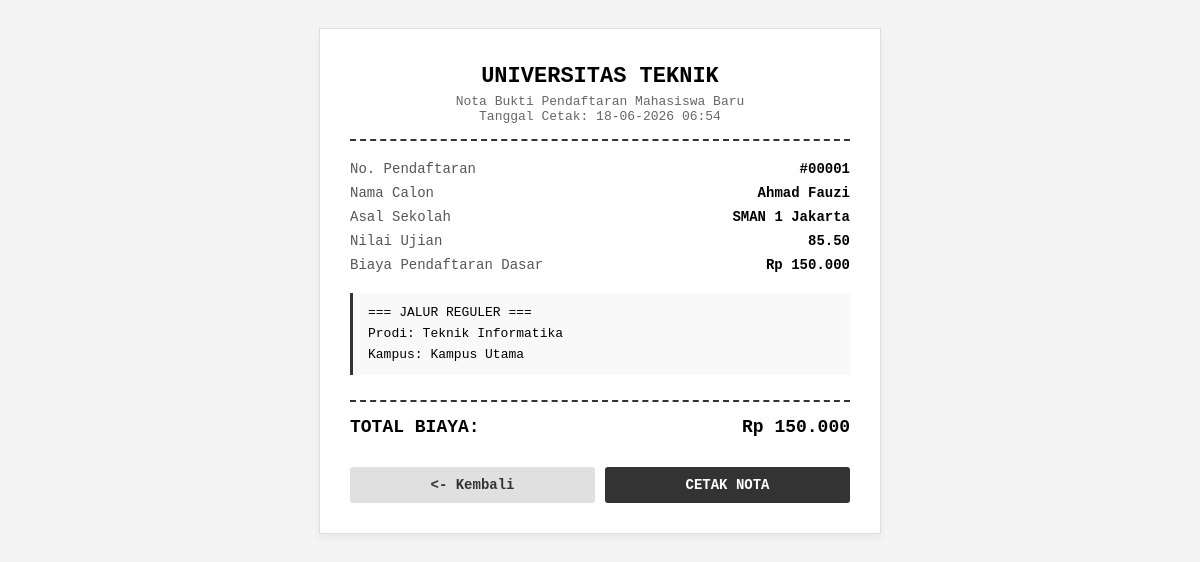
The page /View/Nota.php?id=1 on the database its author committed.
### tables this page shows
CREATE TABLE `pendaftaran` (
  `id_pendaftaran` int NOT NULL,
  `nama_calon` varchar(255) NOT NULL,
  `asal_sekolah` varchar(150) NOT NULL,
  `nilai_ujian` decimal(5,2) NOT NULL,
  `biaya_pendaftaran_dasar` decimal(10,2) NOT NULL,
  `jalur_pendaftaran` enum('Reguler','Prestasi','Kedinasan') NOT NULL,
  `pilihan_prodi` varchar(100) DEFAULT NULL,
  `lokasi_kampus` varchar(100) DEFAULT NULL,
  `jenis_prestasi` varchar(100) DEFAULT NULL,
  `tingkat_prestasi` varchar(50) DEFAULT NULL,
  `sk_ikatan_dinas` varchar(100) DEFAULT NULL,
  `instansi_sponsor` varchar(150) DEFAULT NULL
);

### Models/Pendaftaran.php (called while the page is built, shortened)
<?php
abstract class Pendaftaran {
    protected ?int $idPendaftaran = null;
    protected string $namaCalon;
    protected string $asalSekolah;
    protected float $nilaiUjian;
    protected float $biayaPendaftaranDasar;
    public function __construct(
        string $namaCalon,
        string $asalSekolah,
        float $nilaiUjian,
        float $biayaPendaftaranDasar
    ) {
        $this->namaCalon = $namaCalon;
        $this->asalSekolah = $asalSekolah;
        $this->nilaiUjian = $nilaiUjian;
        $this->biayaPendaftaranDasar = $biayaPendaftaranDasar;
    }
    public function getIdPendaftaran(): ?int {
        return $this->idPendaftaran;
    }
    public function setIdPendaftaran(int $id): void {
        $this->idPendaftaran = $id;
    }
    public function getNamaCalon(): string {
        return $this->namaCalon;
    }
    public function getAsalSekolah(): string {
        return $this->asalSekolah;
    }
    public function getNilaiUjian(): float {
        return $this->nilaiUjian;
    }
    public function getBiayaPendaftaranDasar(): float {
        return $this->biayaPendaftaranDasar;
    }
}

### View/Nota.php (the view, shortened to what this page needs)
<?php
require_once '../Config/Koneksi.php';
require_once '../Models/Pendaftaran.php';
require_once '../Models/Regular.php';
$id_pendaftaran = isset($_GET['id']) ? (int)$_GET['id'] : 0;
try {
    $stmt = $pdo->prepare("SELECT * FROM pendaftaran WHERE id_pendaftaran = ?");
    $stmt->execute([$id_pendaftaran]);
    $data = $stmt->fetch();
    $pendaftar = null;
    $jalur = strtolower($data['jalur_pendaftaran']);
    switch ($jalur) {
        case 'reguler':
        case 'regular':
            $pendaftar = new PendaftaranReguler(
                $data['nama_calon'], $data['asal_sekolah'], (float)$data['nilai_ujian'], (float)$data['biaya_pendaftaran_dasar'],
                $data['pilihan_prodi'], $data['lokasi_kampus']
            );
            break;
    }
    $pendaftar->setIdPendaftaran((int)$data['id_pendaftaran']);
} catch (PDOException $e) {
    die("Error database: " . $e->getMessage());
}
?>
<!DOCTYPE html>
<html lang="id">
<head>
</head>
<body>
<div class="nota-box">
    <div class="header">
        <h2>UNIVERSITAS TEKNIK</h2>
        <p>Nota Bukti Pendaftaran Mahasiswa Baru</p>
        <p>Tanggal Cetak: <?php echo date('d-m-Y H:i'); ?></p>
    </div>
    <div class="row-info">
        <span class="label">No. Pendaftaran</span>
        <span class="value">#<?php echo str_pad($pendaftar->getIdPendaftaran(), 5, "0", STR_PAD_LEFT); ?></span>
    </div>
    <div class="row-info">
        <span class="label">Nama Calon</span>
        <span class="value"><?php echo htmlspecialchars($pendaftar->getNamaCalon()); ?></span>
    </div>
    <div class="row-info">
        <span class="label">Asal Sekolah</span>
        <span class="value"><?php echo htmlspecialchars($pendaftar->getAsalSekolah()); ?></span>
    </div>
    <div class="row-info">
        <span class="label">Nilai Ujian</span>
        <span class="value"><?php echo number_format($pendaftar->getNilaiUjian(), 2); ?></span>
    </div>
    <div class="row-info">
        <span class="label">Biaya Pendaftaran Dasar</span>
        <span class="value">Rp <?php echo number_format($pendaftar->getBiayaPendaftaranDasar(), 0, ',', '.'); ?></span>
    </div>
    <div class="section-jalur">
        <?php $pendaftar->tampilkanInfoJalur(); ?>
    </div>
    <div class="footer-nota">
        <div class="total-bayar">
            <span>TOTAL BIAYA:</span>
            <span>Rp <?php echo number_format($pendaftar->hitungTotalBiaya(), 0, ',', '.'); ?></span>
        </div>
    </div>
    <div class="btn-aksi">
        <a href="../index.php" class="button btn-back"><- Kembali</a>
        <button class="button btn-print" onclick="window.print();">CETAK NOTA</button>
    </div>
</div>
</body>
</html>

### Models/Regular.php (shortened to what this page needs)
<?php
class PendaftaranReguler extends Pendaftaran {
    private string $pilihanProdi;
    private string $lokasiKampus;
    public function __construct(
        string $namaCalon,
        string $asalSekolah,
        float $nilaiUjian,
        float $biayaDasar,
        string $pilihanProdi,
        string $lokasiKampus
    ) {
        $this->pilihanProdi = $pilihanProdi;
        $this->lokasiKampus = $lokasiKampus;
    }
    public function hitungTotalBiaya(): float {
        return $this->biayaPendaftaranDasar;
    }
    public function tampilkanInfoJalur(): void {
        echo "=== JALUR REGULER ===<br>";
        echo "Prodi: " . $this->pilihanProdi . "<br>";
        echo "Kampus: " . $this->lokasiKampus . "<br>";
    }
}

### View/Nota.php (style rules this page uses)
body { font-family: 'Courier New', Courier, monospace; background-color: #f4f4f4; padding: 20px; }
.nota-box { max-width: 500px; margin: 0 auto; background: #fff; padding: 30px; border: 1px solid #ddd; box-shadow: 0 4px 8px rgba(0,0,0,0.05); }
.header { text-align: center; border-bottom: 2px dashed #333; padding-bottom: 15px; margin-bottom: 20px; }
.header h2 { margin: 5px 0; font-size: 22px; }
.header p { margin: 0; font-size: 13px; color: #666; }
.row-info { display: flex; justify-content: space-between; margin: 8px 0; font-size: 14px; }
.label { color: #555; }
.value { font-weight: bold; text-align: right; }
.section-jalur { background-color: #f9f9f9; border-left: 3px solid #333; padding: 10px 15px; margin: 20px 0; font-size: 13px; line-height: 1.6; }
.footer-nota { margin-top: 25px; border-top: 2px dashed #333; padding-top: 15px; }
.total-bayar { display: flex; justify-content: space-between; font-size: 18px; font-weight: bold; color: #000; }
.btn-aksi { display: flex; gap: 10px; margin-top: 30px; }
.button { flex: 1; text-align: center; padding: 10px; font-weight: bold; font-size: 14px; border-radius: 3px; text-decoration: none; cursor: pointer; }
.btn-print { background-color: #333; color: #fff; border: none; font-family: inherit; }
.btn-back { background-color: #e0e0e0; color: #333; }

### rows shown on the page
pendaftaran: id_pendaftaran "00001", nama_calon "Ahmad Fauzi", asal_sekolah "SMAN 1 Jakarta", nilai_ujian "85.50", biaya_pendaftaran_dasar "150.000", pilihan_prodi "Teknik Informatika", lokasi_kampus "Kampus Utama"
